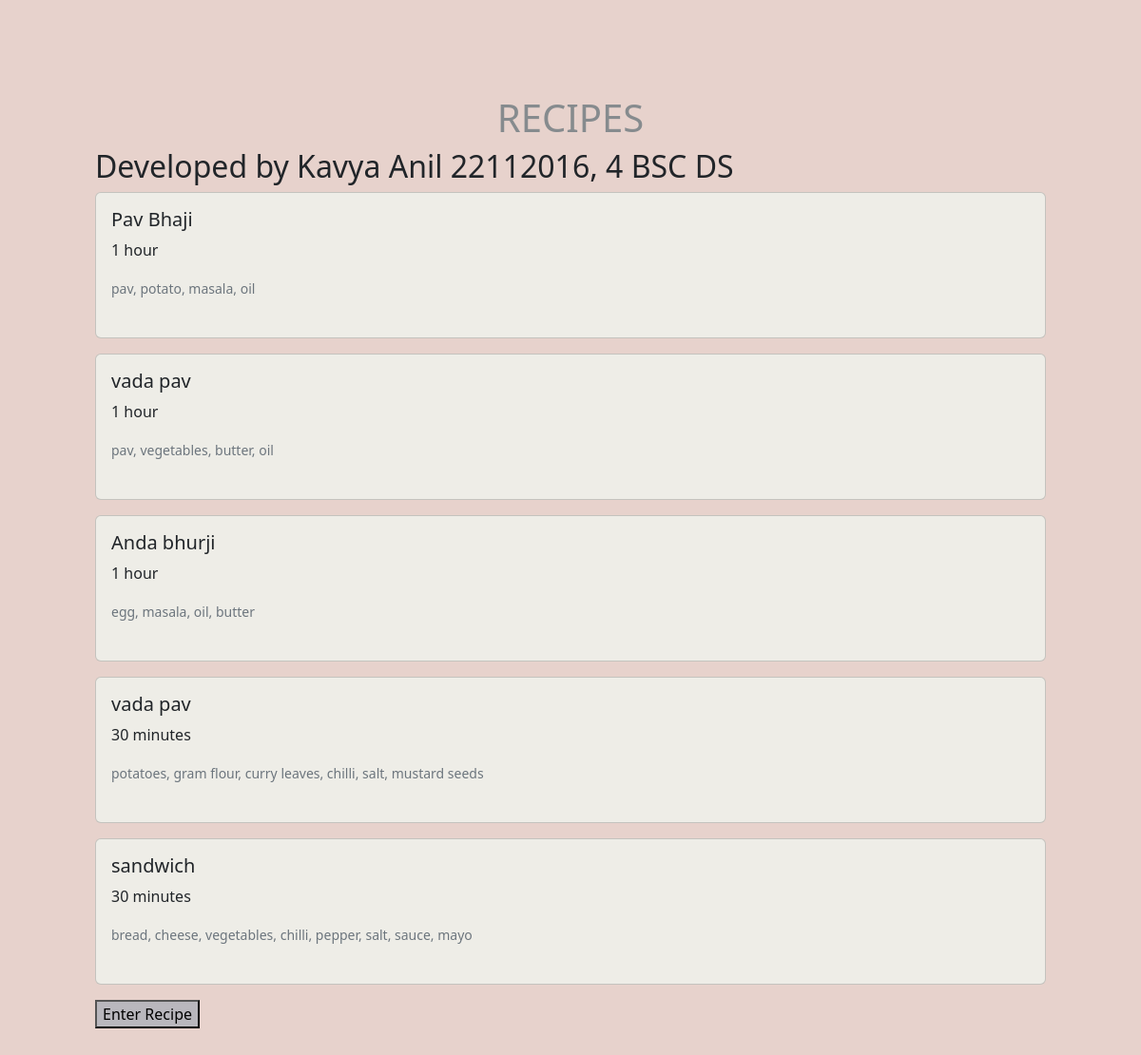
The page /myapp/ on the database its author committed.
### myapp/models.py (models this page shows)
class Recipe(models.Model):
    dish=models.CharField(max_length=30)
    time=models.CharField(max_length=10)
    ingredients=models.TextField()
    comment=models.CharField(max_length=100)

### myapp/views.py (the view)
# urls.py: path('',views.index,name='index'),
def index(request):
    recipes=Recipe.objects.all()
    return render(request,'index.html',{'recipes':recipes,'BASE_DIR':BASE_DIR})

### myapp/templates/index.html (shortened to what this page needs)
<!DOCTYPE html>
<html lang="en">
<head>
    {% load static %}
<link href="https://cdn.jsdelivr.net/npm/bootstrap@5.2.2/dist/css/bootstrap.min.css" rel="stylesheet">
</head>
<body>
    <div style="margin: 100px;">
        <h1>RECIPES</h1>
        <h2>Developed by Kavya Anil 22112016, 4 BSC DS</h2>
        {% for recipe in recipes %}
        <div class="card mb-3">
            <div class="card-body">
              <h5 class="card-title">{{recipe.dish}}</h5>
              <p class="card-text">{{recipe.time}}</p>
              <p class="card-text"><small class="text-muted">{{recipe.ingredients}}</small></p>
            </div>
            <br>
          </div>
 {% endfor %}
          <button><a href="{% url 'myapp:enter_recipe' %}">Enter Recipe</a></button>
    </div>

### myapp/templates/index.html (style rules this page uses)
body { background-color: #e7d2cc; }
h1 { text-align: center; color: #868b8e; }
.card { background-color: #eeede7; }
button { background-color: #b9b7bd; color: #868b8e; }
a { text-decoration: none; color: black; }

### rows shown on the page
Recipe: dish "Pav Bhaji", time "1 hour", ingredients "pav, potato, masala, oil"
Recipe: dish "vada pav", time "1 hour", ingredients "pav, vegetables, butter, oil"
Recipe: dish "Anda bhurji", time "1 hour", ingredients "egg, masala, oil, butter"
Recipe: dish "vada pav", time "30 minutes", ingredients "potatoes, gram flour, curry leaves, chilli, salt, mustard seeds"
Recipe: dish "sandwich", time "30 minutes", ingredients "bread, cheese, vegetables, chilli, pepper, salt, sauce, mayo"
